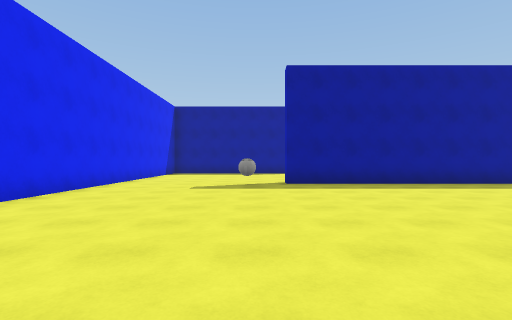
View 1 (above)

23 first-person views from a walk through a scene from a Unity 3-D project. The camera is 1.4 m above the floor, looks level and sees 85° across. The floor is counted in squares, 2 m on a side. Each view is taken from the middle of a square. On the plan, view 1 faces up. The plan holds only what a view shows up to about 9 squares ahead; the rest is blank. The place goes on beyond the plan. The player is left out. Surface patterns are stand-ins for the level's own textures.

View 2
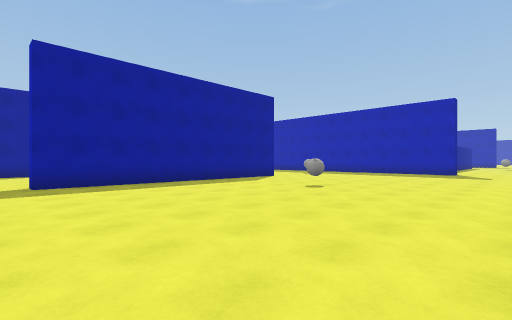

View 3
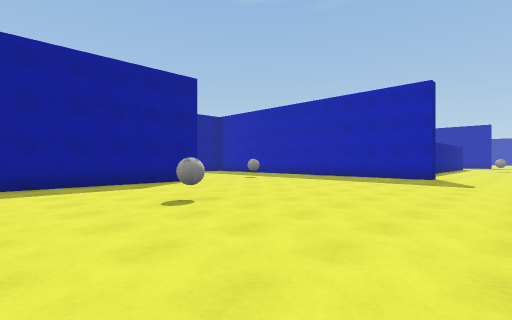

View 4
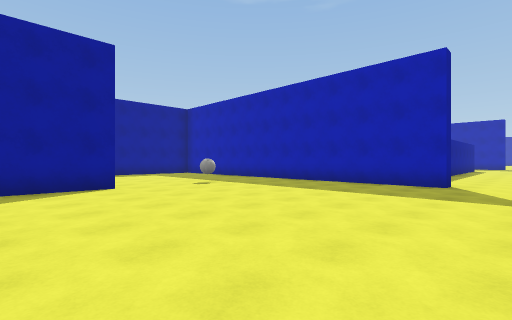

View 5
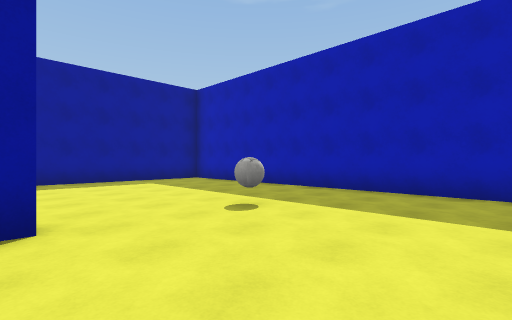

View 6
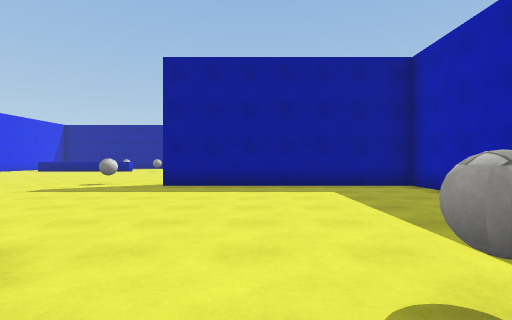

View 7
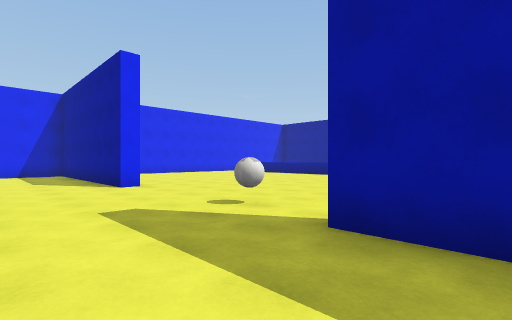

View 8
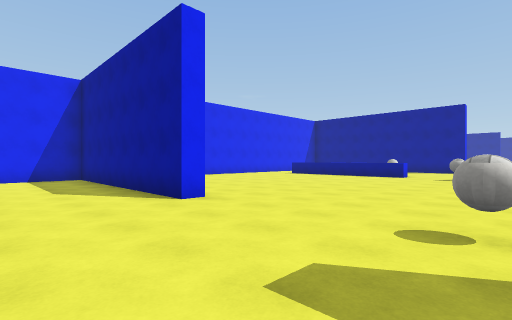

View 9
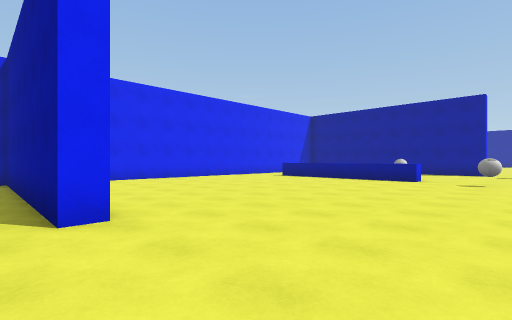

View 10
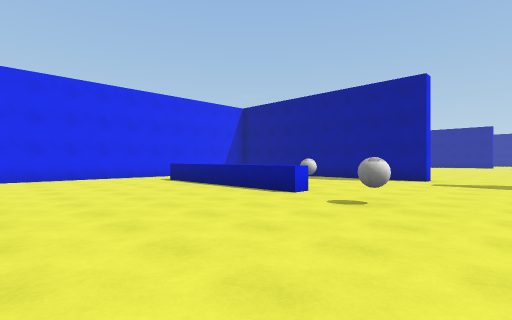

View 11
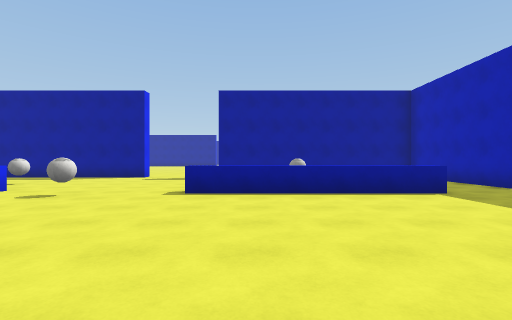

View 12
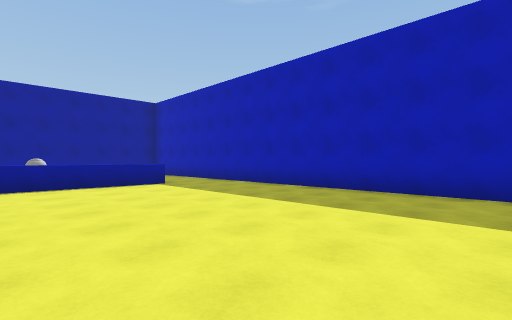

View 13
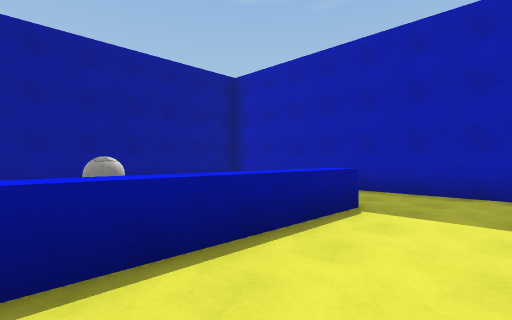

View 14
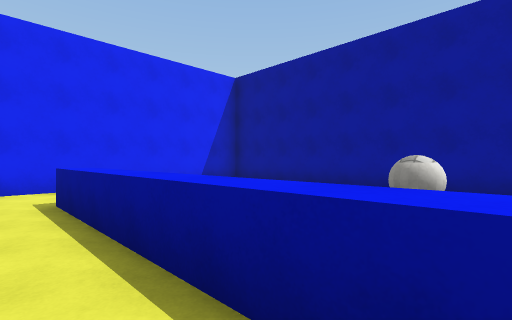

View 15
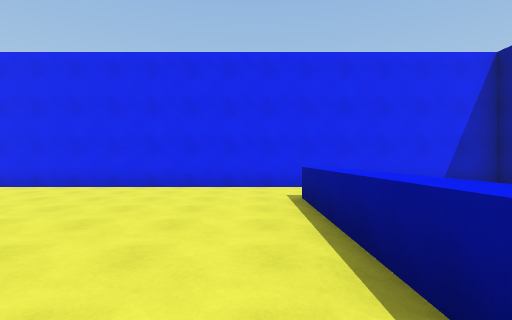

View 16
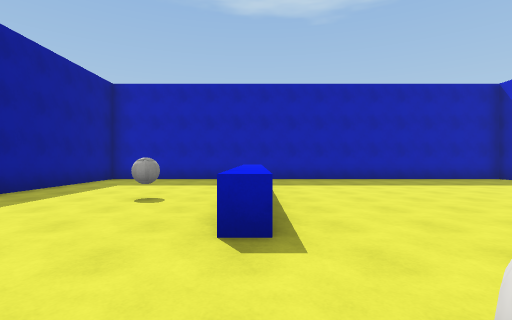

View 17
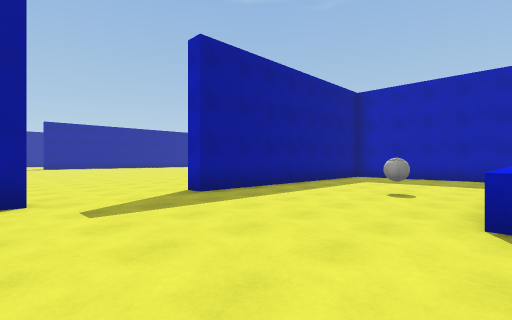

View 18
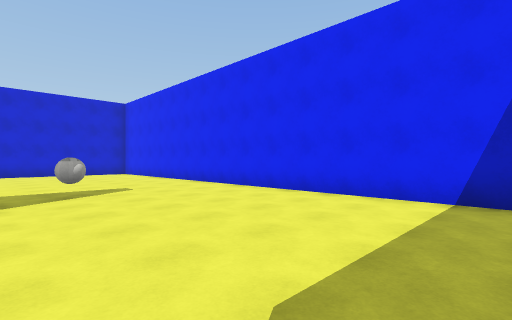

View 19
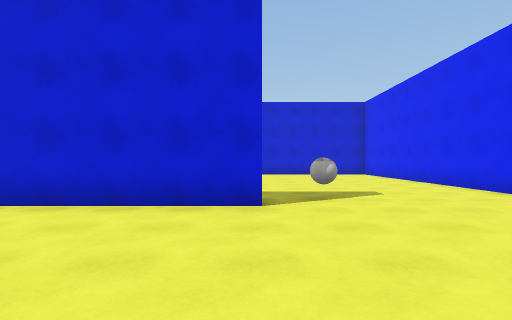

View 20
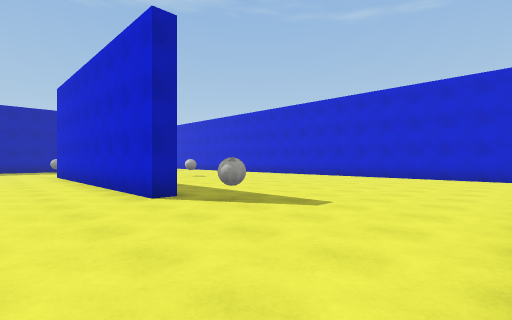

View 21
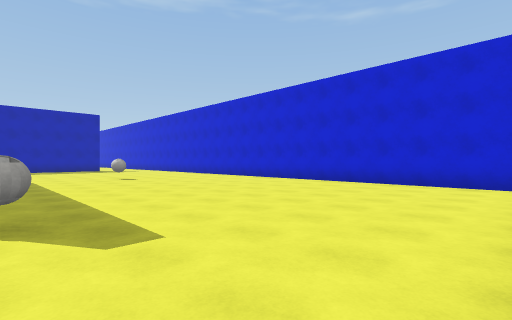

View 22
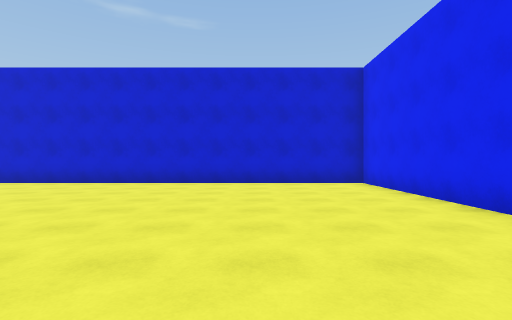

View 23
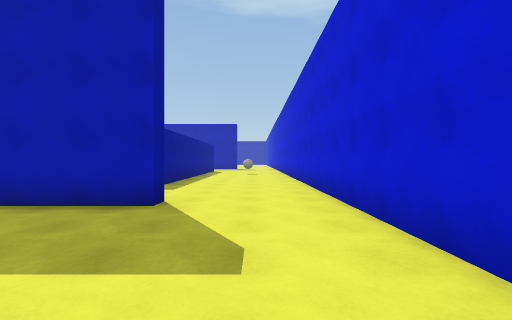

### Floor plan
Points are (right, up) in squares from view 1. A wall is a line through its corners. A room is listed if a view was taken in it or the views show most of it. See-through windows are left out.
Room 1 (views 1, 2, 3, 4, 5, 6, 7, 8, 9, 10, 11, 12, 13, 14, 15, 16, 17, 18, 19, 20, 21, 22, 23)
walls: (2.5, 15.1) (2.5, 14.6) (-4.3, 14.6) (-4.3, -0.5) (6.8, -0.5); (9.5, 8.3) (0.9, 8.3) (0.9, 8.8) (6.4, 8.8); (15.3, 16.2) (15.3, 28.5); (13, 23.9) (7.5, 23.9) (7.5, 24.4); (3.3, 24.4) (3.3, 23.9) (-2.2, 23.9); (15.8, 2.6) (15.3, 2.6) (15.3, 14.6) (8.4, 14.6); (12.5, -0.5) (20, -0.5); (4.6, 29.2) (-4.3, 29.2) (-4.3, 16.2); (20, 3.6) (19, 3.6); (14.5, 29.2) (7.5, 29.2) (7.5, 29.8)
ways out: opening at (6, 29); gap at (1, 8)
objects: ball (0, 8); ball (2, 26); ball (5, 23); ball (7, 4); ball (7, 15); ball (10, 26); ball (12, 8)

Positions as (right, up) in squares from view 1, and headings:
1: (0, 0), facing up
2: (0, 0), facing up-right
3: (4, 0), facing up-right
4: (7, 1), facing up-right
5: (9, 5), facing up-right
6: (11, 7), facing up
7: (10, 12), facing up-left
8: (7, 12), facing up-left
9: (6, 14), facing up-left
10: (7, 19), facing up-left
11: (9, 18), facing up
12: (9, 16), facing up-right
13: (9, 22), facing up-right
14: (3, 23), facing up-left
15: (3, 23), facing left
16: (5, 24), facing right
17: (4, 24), facing up-right
18: (1, 14), facing down-left
19: (1, 13), facing down
20: (-4, 11), facing down-right
21: (-4, 8), facing down-right
22: (-1, 8), facing down
23: (11, 1), facing right
